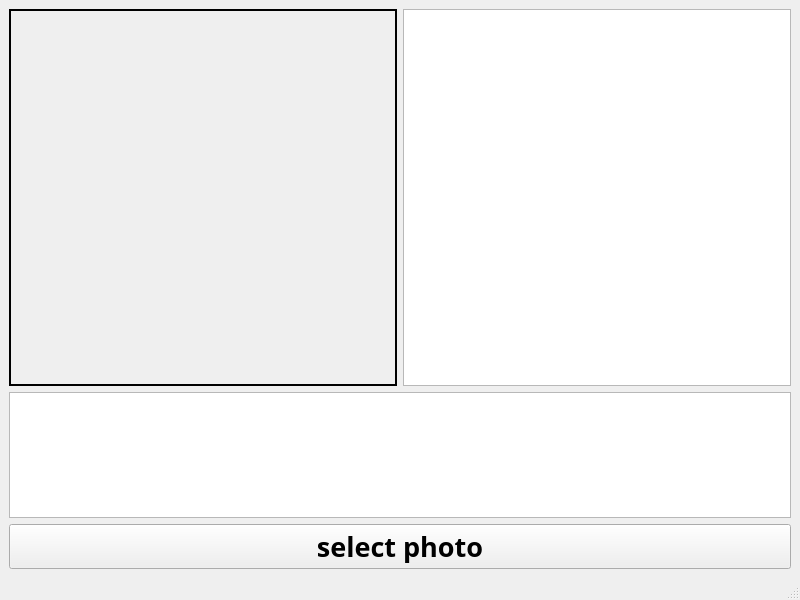
<?xml version="1.0" encoding="UTF-8"?>
<ui version="4.0">
 <class>MainWindow</class>
 <widget class="QMainWindow" name="MainWindow">
  <property name="geometry">
   <rect>
    <x>0</x>
    <y>0</y>
    <width>800</width>
    <height>600</height>
   </rect>
  </property>
  <property name="windowTitle">
   <string>tensorflowTest</string>
  </property>
  <widget class="QWidget" name="centralwidget">
   <layout class="QVBoxLayout" name="verticalLayout_2">
    <item>
     <layout class="QVBoxLayout" name="verticalLayout" stretch="3,1,1">
      <item>
       <layout class="QHBoxLayout" name="horizontalLayout" stretch="1,1">
        <item>
         <widget class="QLabel" name="label">
          <property name="frameShape">
           <enum>QFrame::WinPanel</enum>
          </property>
          <property name="text">
           <string/>
          </property>
         </widget>
        </item>
        <item>
         <widget class="QPlainTextEdit" name="plainTextEdit">
          <property name="font">
           <font>
            <family>微软雅黑</family>
            <pointsize>40</pointsize>
           </font>
          </property>
         </widget>
        </item>
       </layout>
      </item>
      <item>
       <widget class="QPlainTextEdit" name="plainTextEdit_2">
        <property name="font">
         <font>
          <family>微软雅黑</family>
          <pointsize>30</pointsize>
         </font>
        </property>
       </widget>
      </item>
      <item>
       <widget class="QPushButton" name="pushButton">
        <property name="font">
         <font>
          <family>微软雅黑</family>
          <pointsize>20</pointsize>
          <weight>75</weight>
          <bold>true</bold>
         </font>
        </property>
        <property name="text">
         <string>select photo</string>
        </property>
        <property name="iconSize">
         <size>
          <width>20</width>
          <height>20</height>
         </size>
        </property>
       </widget>
      </item>
     </layout>
    </item>
   </layout>
  </widget>
  <widget class="QMenuBar" name="menubar">
   <property name="geometry">
    <rect>
     <x>0</x>
     <y>0</y>
     <width>800</width>
     <height>22</height>
    </rect>
   </property>
  </widget>
  <widget class="QStatusBar" name="statusbar"/>
 </widget>
 <resources/>
 <connections/>
</ui>
